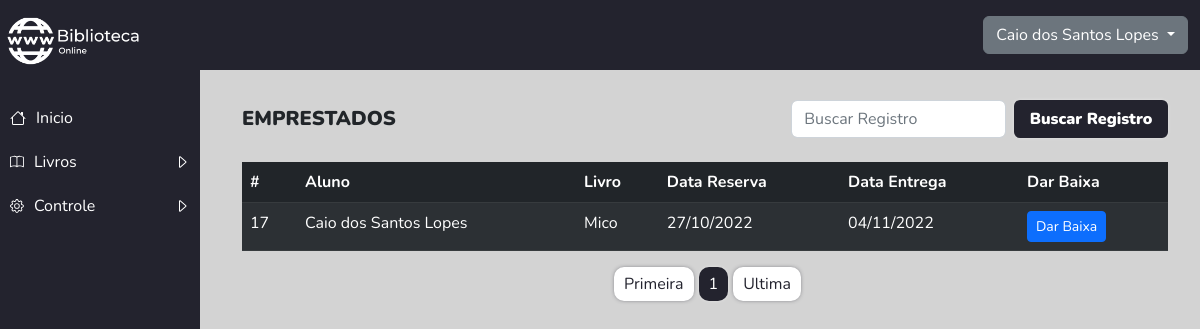
/View-Gestor/livros-reservados.php (signed in), run on an earlier commit of the app's database.
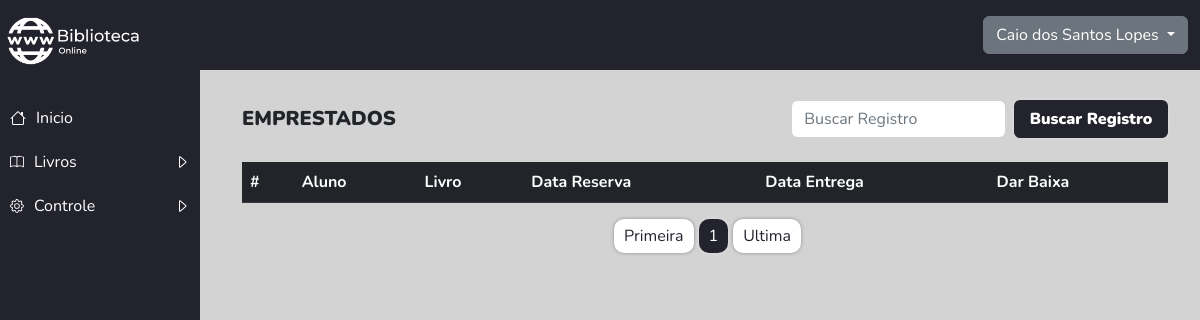
And on a later commit of the database.
### tables this page shows
CREATE TABLE `reserva` (
  `id_reserva` int(11) NOT NULL,
  `cod_aluno` int(11) NOT NULL,
  `cod_livro` int(11) NOT NULL,
  `data_da_reserva` date NOT NULL,
  `data_da_entrega` date NOT NULL
);

CREATE TABLE `aluno` (
  `id_aluno` int(11) NOT NULL,
  `nome_aluno` varchar(300) NOT NULL,
  `email` varchar(300) NOT NULL,
  `senha` varchar(45) NOT NULL
);

CREATE TABLE `livro` (
  `id_livro` int(11) NOT NULL,
  `cod_livro` varchar(10) NOT NULL,
  `imagem` varchar(300) NOT NULL,
  `titulo` varchar(300) NOT NULL,
  `autor` varchar(300) NOT NULL,
  `cod_categoria` int(11) NOT NULL,
  `qtd_total` int(11) NOT NULL,
  `qtd_reserva` int(11) NOT NULL,
  `qtd_temp` int(11) NOT NULL
);

### View-Gestor/livros-reservados.php (called while the page is built, shortened)
<?php
require('../DataBase.php');
include_once('../includes/header-fechado.php');
include_once('../includes/gestor/listagem-reservados.php');
include_once('../includes/gestor/menu.php');
include_once('../includes/footer-fechado.php');
?>

### includes/header-fechado.php (the view, shortened to what this page needs)
<!doctype html>
<html lang="pt-br">
  <head>
    <link href="https://cdn.jsdelivr.net/npm/bootstrap@5.2.2/dist/css/bootstrap.min.css" rel="stylesheet">
    <link rel="stylesheet" href="../css/main.css">
    <link rel="stylesheet" href="../css/fechado.css">
  </head>
  <body>
    <nav class="navbar header-fechado">
        <div class="d-flex container-xl caixinha-header">
       <?php
              if(isset($_SESSION['id_gestor'])){
              $id_gestor = $_SESSION['id_gestor'];
              $querySelectGestor = $conn->prepare("SELECT nome_gestor FROM gestor WHERE id_gestor = $id_gestor");
              $querySelectGestor->execute();
              $resultSelectGestor = $querySelectGestor->get_result();
              while($gestor = mysqli_fetch_assoc($resultSelectGestor)){
                  $nome_gestor = $gestor['nome_gestor'];
              };
           ?>
         <div class="btn-group">
          <button type="button" class="btn btn-secondary dropdown-toggle nome-usuario" data-bs-toggle="dropdown" aria-expanded="false">
            <?php echo $nome_gestor ?>
          </button>
        </div>
   <?php };  ?>
        </div>
    </nav>

### includes/gestor/listagem-reservados.php (shortened to what this page needs)
<section class="container-xl mt-100px corpo">
    <div class="d-flex justify-content-between titulo-pagina">
        <div class="titulo-index">
            <span>Emprestados</span>
        </div>
        <div class="caixa-busca">
            <form class="d-flex" role="search" method="POST" action="pesquisa-reservados.php">
                <input class="form-control me-2" type="search" name="busca" placeholder="Buscar Registro">
                <button class="btn btn-busca-regis" type="submit">Buscar Registro</button>
            </form>
        </div>
    </div>
    <?php
    $pagina_atual = filter_input(INPUT_GET, 'pagina', FILTER_SANITIZE_NUMBER_INT);
    $pagina = (!empty($pagina_atual)) ? $pagina_atual : 1;
    $qnt_result_pg = 12;
    $inicio = ($qnt_result_pg * $pagina) - $qnt_result_pg;
    $sql = $conn->prepare("SELECT *,DATE_FORMAT(data_da_reserva,'%d/%m/%Y')
    AS data_reservaf,
    DATE_FORMAT(data_da_entrega,'%d/%m/%Y')
    AS data_entregaf
     FROM reserva
    INNER JOIN livro
    ON id_livro = reserva.cod_livro
    INNER JOIN aluno
    ON id_aluno = reserva.cod_aluno LIMIT $inicio, $qnt_result_pg");
    $sql->execute();
    $result = $sql->get_result();
    ?>
     <div class="table-livros mt-4">
            <table class="table table-dark table-striped">
                <thead>
                    <tr>
                        <th scope="col" class="mobile-non-display">#</th>
                        <th scope="col">Aluno</th>
                        <th scope="col" class="mobile-non-display">Livro</th>
                        <th scope="col" class="mobile-non-display">Data Reserva</th>
                        <th scope="col" class="mobile-non-display">Data Entrega</th>
                        <th scope="col">Dar Baixa</th>
                    </tr>
                </thead>
                <tbody>
                    <?php
                    while ($reserva = mysqli_fetch_assoc($result)) {
                    ?>
                        <tr>
                            <td class="mobile-non-display"><?php echo $reserva['id_reserva'] ?></td>
                            <td><?php echo $reserva['nome_aluno'] ?></td>
                            <td class="mobile-non-display"><?php echo $reserva['titulo'] ?></td>
                            <td class="mobile-non-display"><?php echo $reserva['data_reservaf'] ?></td>
                            <td class="mobile-non-display"><?php echo $reserva['data_entregaf'] ?></td>
                            <td>
                                <a href='dar-baixa-livro.php?id=<?php echo $reserva['id_reserva'] ?>' class='btn btn-sm btn-primary'>
                                    Dar Baixa
                                </a>
                            </td>
                        </tr>
                    <?php } ?>
                </tbody>
            </table>
        </div>
         <?php
        $result_pg = $conn->prepare("SELECT COUNT(id_reserva) AS num_result FROM reserva");
        $result_pg->execute();
        $resultado_pg = $result_pg->get_result();
        $row_pg = mysqli_fetch_assoc($resultado_pg);
        $quantidade_pg = ceil($row_pg['num_result'] / $qnt_result_pg);
        ?>
       <div class='content caixa-pag'>
       <div class='caixa-pag-num'>
        <a class='link-pag' href='livros-reservados.php?pagina=1'>Primeira</a>
        <span class='link-pag pag-atual'><?php echo $pagina ?></span>
        <a class='link-pag' href='livros-reservados.php?pagina=<?php echo $quantidade_pg ?>'>Ultima</a>
        </div>
        </div>
</section>

What changed in the data, as far as the page shows it:
removed reserva: id_reserva "17", cod_aluno.nome_aluno "Caio dos Santos Lopes", cod_livro.titulo "Mico", data_reservaf "27/10/2022", data_entregaf "04/11/2022"
